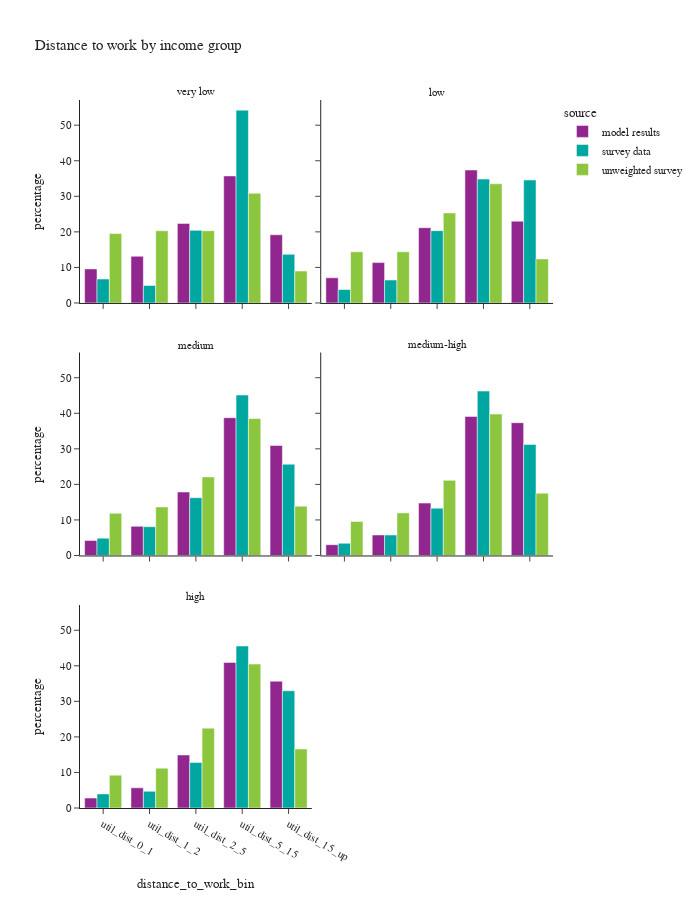

Source (notebook cell):
### Code cell
df_plot = per_data.loc[(per_data['is_worker']) & (per_data['distance_to_work_bin'] != float('nan'))].groupby(['source','hhincome_group','distance_to_work_bin'])['hh_weight'].sum().reset_index()
df_plot['percentage'] = df_plot.groupby(['source','hhincome_group'], group_keys=False)['hh_weight']. \
    apply(lambda x: 100 * x / float(x.sum()))
# df_plot

fig = px.bar(df_plot, x="distance_to_work_bin", y="percentage", color="source",barmode="group",
             facet_col="hhincome_group", facet_col_wrap=2,
             title="Distance to work by income group")
fig.for_each_annotation(lambda a: a.update(text = a.text.split("=")[-1]))
fig.update_layout(height=900, width=700, font=dict(size=11))
fig.show()

### Figure 1 — Plotly figure (JSON) as saved in the notebook; plotly's stock layout.template omitted (floating-point values rounded to 4 significant figures)
{"data": [{"alignmentgroup": "True", "hovertemplate": "source=model results<br>hhincome_group=very low<br>distance_to_work_bin=%{x}<br>percentage=%{y}<extra></extra>", "legendgroup": "model results", "marker": {"color": "#91268F", "pattern": {"shape": ""}}, "name": "model results", "offsetgroup": "model results", "orientation": "v", "showlegend": true, "textposition": "auto", "type": "bar", "x": ["util_dist_0_1", "util_dist_1_2", "util_dist_2_5", "util_dist_5_15", "util_dist_15_up"], "xaxis": "x5", "y": [9.579, 13.13, 22.37, 35.73, 19.19], "yaxis": "y5"}, {"alignmentgroup": "True", "hovertemplate": "source=model results<br>hhincome_group=low<br>distance_to_work_bin=%{x}<br>percentage=%{y}<extra></extra>", "legendgroup": "model results", "marker": {"color": "#91268F", "pattern": {"shape": ""}}, "name": "model results", "offsetgroup": "model results", "orientation": "v", "showlegend": false, "textposition": "auto", "type": "bar", "x": ["util_dist_0_1", "util_dist_1_2", "util_dist_2_5", "util_dist_5_15", "util_dist_15_up"], "xaxis": "x6", "y": [7.077, 11.36, 21.16, 37.4, 23.01], "yaxis": "y6"}, {"alignmentgroup": "True", "hovertemplate": "source=model results<br>hhincome_group=medium<br>distance_to_work_bin=%{x}<br>percentage=%{y}<extra></extra>", "legendgroup": "model results", "marker": {"color": "#91268F", "pattern": {"shape": ""}}, "name": "model results", "offsetgroup": "model results", "orientation": "v", "showlegend": false, "textposition": "auto", "type": "bar", "x": ["util_dist_0_1", "util_dist_1_2", "util_dist_2_5", "util_dist_5_15", "util_dist_15_up"], "xaxis": "x3", "y": [4.242, 8.198, 17.85, 38.76, 30.95], "yaxis": "y3"}, {"alignmentgroup": "True", "hovertemplate": "source=model results<br>hhincome_group=medium-high<br>distance_to_work_bin=%{x}<br>percentage=%{y}<extra></extra>", "legendgroup": "model results", "marker": {"color": "#91268F", "pattern": {"shape": ""}}, "name": "model results", "offsetgroup": "model results", "orientation": "v", "showlegend": false, "textposition": "auto", "type": "bar", "x": ["util_dist_0_1", "util_dist_1_2", "util_dist_2_5", "util_dist_5_15", "util_dist_15_up"], "xaxis": "x4", "y": [3.039, 5.768, 14.74, 39.11, 37.34], "yaxis": "y4"}, {"alignmentgroup": "True", "hovertemplate": "source=model results<br>hhincome_group=high<br>distance_to_work_bin=%{x}<br>percentage=%{y}<extra></extra>", "legendgroup": "model results", "marker": {"color": "#91268F", "pattern": {"shape": ""}}, "name": "model results", "offsetgroup": "model results", "orientation": "v", "showlegend": false, "textposition": "auto", "type": "bar", "x": ["util_dist_0_1", "util_dist_1_2", "util_dist_2_5", "util_dist_5_15", "util_dist_15_up"], "xaxis": "x", "y": [2.8, 5.668, 14.91, 40.94, 35.67], "yaxis": "y"}, {"alignmentgroup": "True", "hovertemplate": "source=survey data<br>hhincome_group=very low<br>distance_to_work_bin=%{x}<br>percentage=%{y}<extra></extra>", "legendgroup": "survey data", "marker": {"color": "#00A7A0", "pattern": {"shape": ""}}, "name": "survey data", "offsetgroup": "survey data", "orientation": "v", "showlegend": true, "textposition": "auto", "type": "bar", "x": ["util_dist_0_1", "util_dist_1_2", "util_dist_2_5", "util_dist_5_15", "util_dist_15_up"], "xaxis": "x5", "y": [6.73, 4.925, 20.43, 54.24, 13.68], "yaxis": "y5"}, {"alignmentgroup": "True", "hovertemplate": "source=survey data<br>hhincome_group=low<br>distance_to_work_bin=%{x}<br>percentage=%{y}<extra></extra>", "legendgroup": "survey data", "marker": {"color": "#00A7A0", "pattern": {"shape": ""}}, "name": "survey data", "offsetgroup": "survey data", "orientation": "v", "showlegend": false, "textposition": "auto", "type": "bar", "x": ["util_dist_0_1", "util_dist_1_2", "util_dist_2_5", "util_dist_5_15", "util_dist_15_up"], "xaxis": "x6", "y": [3.782, 6.45, 20.34, 34.84, 34.58], "yaxis": "y6"}, {"alignmentgroup": "True", "hovertemplate": "source=survey data<br>hhincome_group=medium<br>distance_to_work_bin=%{x}<br>percentage=%{y}<extra></extra>", "legendgroup": "survey data", "marker": {"color": "#00A7A0", "pattern": {"shape": ""}}, "name": "survey data", "offsetgroup": "survey data", "orientation": "v", "showlegend": false, "textposition": "auto", "type": "bar", "x": ["util_dist_0_1", "util_dist_1_2", "util_dist_2_5", "util_dist_5_15", "util_dist_15_up"], "xaxis": "x3", "y": [4.863, 8.094, 16.25, 45.12, 25.67], "yaxis": "y3"}, {"alignmentgroup": "True", "hovertemplate": "source=survey data<br>hhincome_group=medium-high<br>distance_to_work_bin=%{x}<br>percentage=%{y}<extra></extra>", "legendgroup": "survey data", "marker": {"color": "#00A7A0", "pattern": {"shape": ""}}, "name": "survey data", "offsetgroup": "survey data", "orientation": "v", "showlegend": false, "textposition": "auto", "type": "bar", "x": ["util_dist_0_1", "util_dist_1_2", "util_dist_2_5", "util_dist_5_15", "util_dist_15_up"], "xaxis": "x4", "y": [3.436, 5.759, 13.31, 46.24, 31.25], "yaxis": "y4"}, {"alignmentgroup": "True", "hovertemplate": "source=survey data<br>hhincome_group=high<br>distance_to_work_bin=%{x}<br>percentage=%{y}<extra></extra>", "legendgroup": "survey data", "marker": {"color": "#00A7A0", "pattern": {"shape": ""}}, "name": "survey data", "offsetgroup": "survey data", "orientation": "v", "showlegend": false, "textposition": "auto", "type": "bar", "x": ["util_dist_0_1", "util_dist_1_2", "util_dist_2_5", "util_dist_5_15", "util_dist_15_up"], "xaxis": "x", "y": [3.967, 4.7, 12.79, 45.56, 32.98], "yaxis": "y"}, {"alignmentgroup": "True", "hovertemplate": "source=unweighted survey<br>hhincome_group=very low<br>distance_to_work_bin=%{x}<br>percentage=%{y}<extra></extra>", "legendgroup": "unweighted survey", "marker": {"color": "#8CC63E", "pattern": {"shape": ""}}, "name": "unweighted survey", "offsetgroup": "unweighted survey", "orientation": "v", "showlegend": true, "textposition": "auto", "type": "bar", "x": ["util_dist_0_1", "util_dist_1_2", "util_dist_2_5", "util_dist_5_15", "util_dist_15_up"], "xaxis": "x5", "y": [19.53, 20.31, 20.31, 30.86, 8.984], "yaxis": "y5"}, {"alignmentgroup": "True", "hovertemplate": "source=unweighted survey<br>hhincome_group=low<br>distance_to_work_bin=%{x}<br>percentage=%{y}<extra></extra>", "legendgroup": "unweighted survey", "marker": {"color": "#8CC63E", "pattern": {"shape": ""}}, "name": "unweighted survey", "offsetgroup": "unweighted survey", "orientation": "v", "showlegend": false, "textposition": "auto", "type": "bar", "x": ["util_dist_0_1", "util_dist_1_2", "util_dist_2_5", "util_dist_5_15", "util_dist_15_up"], "xaxis": "x6", "y": [14.39, 14.39, 25.32, 33.53, 12.37], "yaxis": "y6"}, {"alignmentgroup": "True", "hovertemplate": "source=unweighted survey<br>hhincome_group=medium<br>distance_to_work_bin=%{x}<br>percentage=%{y}<extra></extra>", "legendgroup": "unweighted survey", "marker": {"color": "#8CC63E", "pattern": {"shape": ""}}, "name": "unweighted survey", "offsetgroup": "unweighted survey", "orientation": "v", "showlegend": false, "textposition": "auto", "type": "bar", "x": ["util_dist_0_1", "util_dist_1_2", "util_dist_2_5", "util_dist_5_15", "util_dist_15_up"], "xaxis": "x3", "y": [11.88, 13.65, 22.09, 38.51, 13.87], "yaxis": "y3"}, {"alignmentgroup": "True", "hovertemplate": "source=unweighted survey<br>hhincome_group=medium-high<br>distance_to_work_bin=%{x}<br>percentage=%{y}<extra></extra>", "legendgroup": "unweighted survey", "marker": {"color": "#8CC63E", "pattern": {"shape": ""}}, "name": "unweighted survey", "offsetgroup": "unweighted survey", "orientation": "v", "showlegend": false, "textposition": "auto", "type": "bar", "x": ["util_dist_0_1", "util_dist_1_2", "util_dist_2_5", "util_dist_5_15", "util_dist_15_up"], "xaxis": "x4", "y": [9.585, 11.98, 21.13, 39.78, 17.53], "yaxis": "y4"}, {"alignmentgroup": "True", "hovertemplate": "source=unweighted survey<br>hhincome_group=high<br>distance_to_work_bin=%{x}<br>percentage=%{y}<extra></extra>", "legendgroup": "unweighted survey", "marker": {"color": "#8CC63E", "pattern": {"shape": ""}}, "name": "unweighted survey", "offsetgroup": "unweighted survey", "orientation": "v", "showlegend": false, "textposition": "auto", "type": "bar", "x": ["util_dist_0_1", "util_dist_1_2", "util_dist_2_5", "util_dist_5_15", "util_dist_15_up"], "xaxis": "x", "y": [9.247, 11.2, 22.47, 40.49, 16.6], "yaxis": "y"}], "layout": {"annotations": [{"font": {}, "showarrow": false, "text": "high", "x": 0.245, "xanchor": "center", "xref": "paper", "y": 0.2867, "yanchor": "bottom", "yref": "paper"}, {"font": {}, "showarrow": false, "text": "medium", "x": 0.245, "xanchor": "center", "xref": "paper", "y": 0.6433, "yanchor": "bottom", "yref": "paper"}, {"font": {}, "showarrow": false, "text": "medium-high", "x": 0.755, "xanchor": "center", "xref": "paper", "y": 0.6433, "yanchor": "bottom", "yref": "paper"}, {"font": {}, "showarrow": false, "text": "very low", "x": 0.245, "xanchor": "center", "xref": "paper", "y": 1.0, "yanchor": "bottom", "yref": "paper"}, {"font": {}, "showarrow": false, "text": "low", "x": 0.755, "xanchor": "center", "xref": "paper", "y": 1.0, "yanchor": "bottom", "yref": "paper"}], "barmode": "group", "font": {"size": 11}, "height": 900, "legend": {"title": {"text": "source"}, "tracegroupgap": 0}, "title": {"text": "Distance to work by income group"}, "width": 700, "xaxis": {"anchor": "y", "domain": [0.0, 0.49], "title": {"text": "distance_to_work_bin"}}, "xaxis2": {"anchor": "y2", "domain": [0.51, 1.0], "matches": "x", "title": {"text": "distance_to_work_bin"}}, "xaxis3": {"anchor": "y3", "domain": [0.0, 0.49], "matches": "x", "showticklabels": false}, "xaxis4": {"anchor": "y4", "domain": [0.51, 1.0], "matches": "x", "showticklabels": false}, "xaxis5": {"anchor": "y5", "domain": [0.0, 0.49], "matches": "x", "showticklabels": false}, "xaxis6": {"anchor": "y6", "domain": [0.51, 1.0], "matches": "x", "showticklabels": false}, "yaxis": {"anchor": "x", "domain": [0.0, 0.2867], "title": {"text": "percentage"}}, "yaxis2": {"anchor": "x2", "domain": [0.0, 0.2867], "matches": "y", "showticklabels": false}, "yaxis3": {"anchor": "x3", "domain": [0.3567, 0.6433], "matches": "y", "title": {"text": "percentage"}}, "yaxis4": {"anchor": "x4", "domain": [0.3567, 0.6433], "matches": "y", "showticklabels": false}, "yaxis5": {"anchor": "x5", "domain": [0.7133, 1.0], "matches": "y", "title": {"text": "percentage"}}, "yaxis6": {"anchor": "x6", "domain": [0.7133, 1.0], "matches": "y", "showticklabels": false}}}
